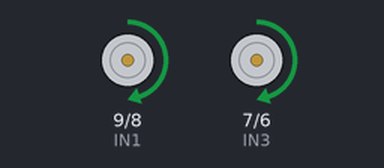
A sketch run on a simulated Arduino Uno, built with avr-gcc and run on an emulated ATmega328P. Shown: motor-driver pin pairs drawn as motors (green arrow = first pin HIGH = forward, orange = second pin HIGH = backward, longer = more drive, scaled by the enable pin).

Above: at 1.0 s.
At 3.5 s:
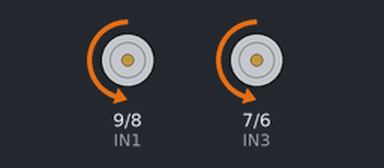
At 6.0 s:
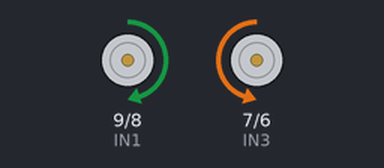
At 8.5 s:
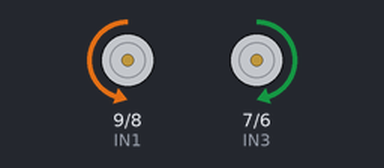
Timing chart, 0 to 13.0 s (numbered marks = the images above):
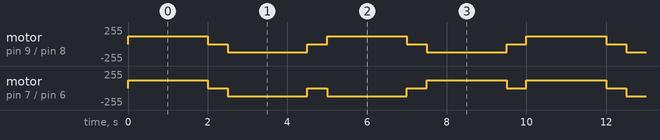

Measured:
- by itself, motor on pin 9 (IN1) / pin 8 (IN2): repeats every 5.0 s: stopped 0.50 s, backward 120/255 2.0 s, stopped 0.50 s, forward 120/255 2.0 s
- by itself, motor on pin 7 (IN3) / pin 6 (IN4): repeats every 10.0 s: 2 × (stopped 0.50 s, backward 120/255 2.0 s), 2 × (stopped 0.50 s, forward 120/255 2.0 s)

The sketch:

sketch_feb23b.ino
```cpp
int ENA = 10;
int IN1 = 9;
int IN2 = 8;
int IN3 = 7;
int IN4 = 6;
int ENB = 5;

void setup(){

  pinMode (ENA, OUTPUT);
  pinMode (ENB, OUTPUT);
  pinMode (IN1, OUTPUT);
  pinMode (IN2, OUTPUT);
  pinMode (IN3, OUTPUT);
  pinMode (IN4, OUTPUT);
}

void adelante (int vel){

  digitalWrite(IN1, HIGH);
  digitalWrite(IN2, LOW);
  analogWrite(ENA, vel);

  digitalWrite(IN3, HIGH);
  digitalWrite(IN4, LOW);
  analogWrite(ENB, vel);
}

void atras (int vel){

  digitalWrite(IN1, LOW);
  digitalWrite(IN2, HIGH);
  analogWrite(ENA, vel);

  digitalWrite(IN3, LOW);
  digitalWrite(IN4, HIGH);
  analogWrite(ENB, vel);
}

void derecha (int vel){

  digitalWrite(IN1, HIGH);
  digitalWrite(IN2, LOW);
  analogWrite(ENA, vel);

  digitalWrite(IN3, LOW);
  digitalWrite(IN4, HIGH);
  analogWrite(ENB, vel);
}

void izquierda (int vel){

  digitalWrite(IN1, LOW);
  digitalWrite(IN2, HIGH);
  analogWrite(ENA, vel);

  digitalWrite(IN3, HIGH);
  digitalWrite(IN4, LOW);
  analogWrite(ENB, vel);
}

void loop(){

  adelante(120);
  delay(2000);
  adelante(0);
  delay(500);
  atras(120);
  delay(2000);
  atras(0);
  delay(500);
  derecha(120);
  delay(2000);
  derecha(0);
  delay(500);
  izquierda(120);
  delay(2000);
  izquierda(0);
  delay(500);
}
```
